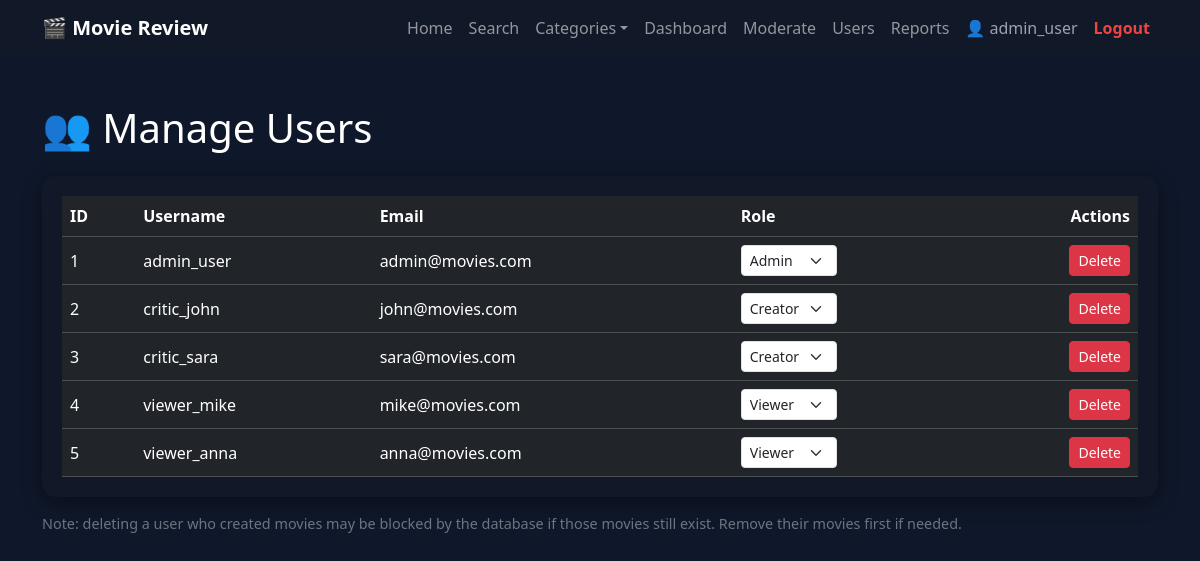
/admin_users.php (signed in), run on the app's committed database.
### tables this page shows
CREATE TABLE `dbproj_users` (
    `user_id`    INT(11) NOT NULL AUTO_INCREMENT,
    `username`   VARCHAR(100) NOT NULL,
    `email`      VARCHAR(150) NOT NULL,
    `password`   VARCHAR(255) NOT NULL,
    `role_id`    INT(11) NOT NULL,
    `created_at` DATETIME DEFAULT current_timestamp(),
    PRIMARY KEY (`user_id`),
    UNIQUE KEY `username` (`username`),
    UNIQUE KEY `email` (`email`),
    KEY `role_id` (`role_id`),
    CONSTRAINT `fk_users_role` FOREIGN KEY (`role_id`)
        REFERENCES `dbproj_roles` (`role_id`)
);

### auth.php (called while the page is built, shortened)
<?php
function getCurrentUserId() {
    return $_SESSION['user_id'] ?? null;
}

### admin_users.php (the view, shortened to what this page needs)
<?php
require_once 'db.php';
require_once 'auth.php';
$currentAdminId = getCurrentUserId();
$users = $conn->query("
    SELECT u.user_id, u.username, u.email, u.role_id, r.role_name, u.created_at
    FROM dbproj_users u
    JOIN dbproj_roles r ON u.role_id = r.role_id
    ORDER BY u.user_id
")->fetch_all(MYSQLI_ASSOC);
?>
<!DOCTYPE html>
<html lang="en">
<head>
    <link href="https://cdn.jsdelivr.net/npm/bootstrap@5.3.3/dist/css/bootstrap.min.css" rel="stylesheet">
    <link rel="stylesheet" href="assets/css/style.css">
</head>
<body>
<?php include 'includes/navbar.php'; ?>
<div class="container my-5">
    <h1 class="mb-4">👥 Manage Users</h1>
    <div class="table-responsive card-dark">
        <table class="table table-dark table-hover align-middle m-0">
            <thead>
                <tr>
                    <th>ID</th>
                    <th>Username</th>
                    <th>Email</th>
                    <th>Role</th>
                    <th class="text-end">Actions</th>
                </tr>
            </thead>
            <tbody>
                <?php foreach ($users as $u): ?>
                    <tr>
                        <td><?= $u['user_id'] ?></td>
                        <td><?= htmlspecialchars($u['username']) ?></td>
                        <td><?= htmlspecialchars($u['email']) ?></td>
                        <td>
                            <form method="POST" class="d-flex gap-2">
                                <select name="role_id" class="form-select form-select-sm" style="width:auto;"
                                        <?= $u['user_id'] === $currentAdminId ? 'disabled' : '' ?>
                                        onchange="this.form.submit()">
                                    <option value="1" <?= $u['role_id'] == 1 ? 'selected' : '' ?>>Admin</option>
                                    <option value="2" <?= $u['role_id'] == 2 ? 'selected' : '' ?>>Creator</option>
                                    <option value="3" <?= $u['role_id'] == 3 ? 'selected' : '' ?>>Viewer</option>
                                </select>
                            </form>
                        </td>
                        <td class="text-end">
                            <?php if ($u['user_id'] === $currentAdminId): ?>
                                <span class="text-secondary">You</span>
                            <?php else: ?>
                                <form method="POST" class="d-inline"
                                      onsubmit="return confirm('Delete this user?')">
                                    <button type="submit" class="btn btn-sm btn-danger">Delete</button>
                                </form>
                            <?php endif; ?>
                        </td>
                    </tr>
                <?php endforeach; ?>
            </tbody>
        </table>
    </div>
    <p class="text-secondary mt-3" style="font-size:0.9rem;">
        Note: deleting a user who created movies may be blocked by the database
        if those movies still exist. Remove their movies first if needed.
    </p>
</div>
</body>
</html>

### assets/css/style.css (style rules this page uses)
body { background:#0f172a; color:white; font-family:system-ui; }
.card-dark { background:#111827; border-radius:14px; padding:20px; box-shadow:0 5px 20px rgba(0,0,0,0.4); }

### data on the page
dbproj_users: user_id "1", username "admin_user", email "admin@movies.com", role_id "Admin"
dbproj_users: user_id "2", username "critic_john", email "john@movies.com", role_id "Creator"
dbproj_users: user_id "3", username "critic_sara", email "sara@movies.com", role_id "Creator"
dbproj_users: user_id "4", username "viewer_mike", email "mike@movies.com", role_id "Viewer"
dbproj_users: user_id "5", username "viewer_anna", email "anna@movies.com", role_id "Viewer"

### other printed values
getCurrentUsername() "admin_user"
